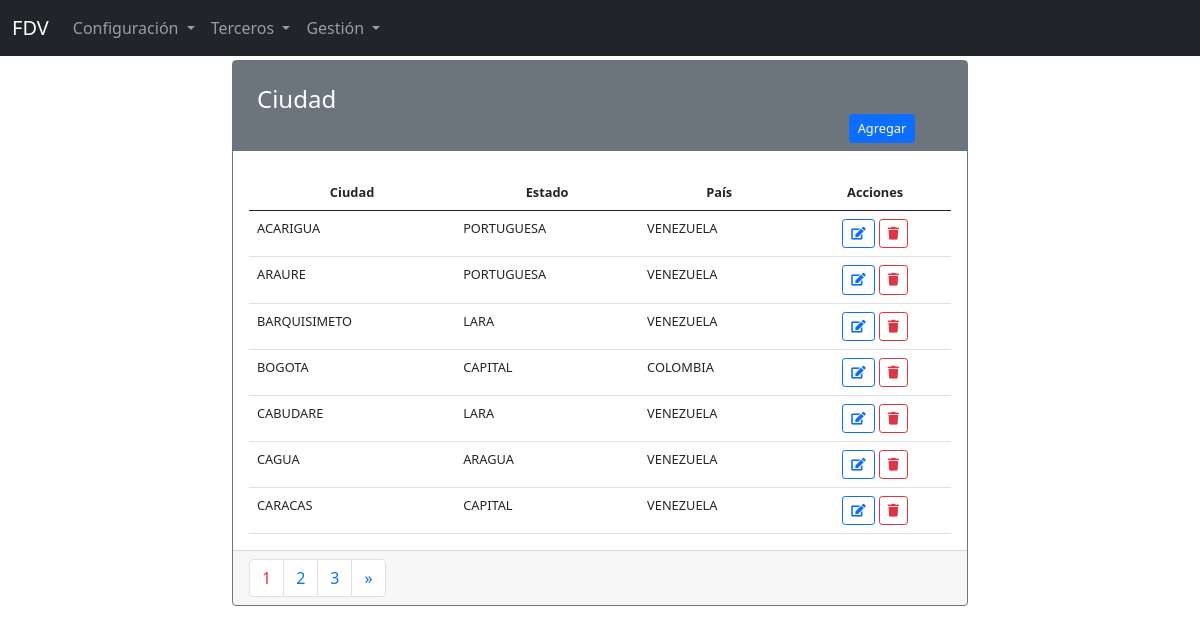
The app's page /base/ciudad with its own data.
### apps/base/models.py (models this page shows, shortened)
class Ciudad(models.Model):
    id = models.BigAutoField(primary_key=True)
    nombre = models.CharField(verbose_name="Nombre", max_length=50, null=False, blank=False)
    estado = models.ForeignKey(Estado, on_delete=models.PROTECT, verbose_name="Estado")
    created_at = models.DateTimeField("Creado", auto_now=True)
    updated_at = models.DateTimeField("Actualizado", auto_now_add=True)
    class Meta:
        db_table = "ciudades"
        verbose_name = "Ciudad"
        verbose_name_plural = "Ciudades"
        ordering = ["nombre", "estado"]

class Estado(models.Model):
    id = models.BigAutoField(primary_key=True)
    nombre = models.CharField(
        verbose_name="Nombre", max_length=50, null=False, blank=False)
    pais = models.ForeignKey(Pais, on_delete=models.PROTECT, default=0, verbose_name="País")
    created_at = models.DateTimeField(auto_now=True)
    updated_at = models.DateTimeField(auto_now_add=True)
    class Meta:
        db_table = "estados"
        verbose_name = "Estado"
        verbose_name_plural = "Estados"
        ordering = ["nombre", "pais"]

class Pais(models.Model):
    id = models.BigAutoField(primary_key=True)
    nombre = models.CharField(
        verbose_name="Nombre", max_length=50, null=False, blank=False)
    created_at = models.DateTimeField(auto_now=True)
    updated_at = models.DateTimeField(auto_now_add=True)
    class Meta:
        db_table = "paises"
        verbose_name = "Pais"
        verbose_name_plural = "Paises"
        ordering = ["nombre"]
    def __str__(self):
        return "%s" % (self.nombre)

### apps/base/views.py (the view)
# urls.py: path('ciudad', CiudadIndex.as_view(), name='ciudad-index'),
class CiudadIndex(ListView):
    template_name = 'base/ciudad/ciudad_index.html'
    model = Ciudad
    paginate_by = 7
    context_object_name = 'ciudades'

### templates/base/ciudad/ciudad_index.html (shortened to what this page needs)
{% extends 'layouts/layout.html' %}
{% load static %}
{% block content %}
<div class="container">
    <div class="row">
        <div class="col-12 col-sm-12 col-md-8 offset-md-2">
          <div class="card border-secondary">
            <div class="card-title text-white bg-secondary">
              <h4 class="text-left m-4 mb-0">Ciudad</h4>
            <div class="container">
            <div class="row">
              <div class="col-2 offset-10 mb-2">
                <a class="btn btn-primary btn-sm fs-7" href="{% url 'base:ciudad-create' %}">Agregar</a>
              </div>
            </div>
            </div>
          </div>
            <div class="card-body">
              <table class="table m-0">
                  <thead>
                      <tr>
                          <th scope="col" class="fs-7 text-center">Ciudad</th>
                          <th scope="col" class="fs-7 text-center">Estado</th>
                          <th scope="col" class="fs-7 text-center">País</th>
                          <th scope="col" class="fs-7 text-center">Acciones</th>
                      </tr>
                  </thead>
                  <tbody>
                      {% if ciudades %}
                          {% for ciudad in ciudades %}
                          <tr>
                              <td class="fs-7">
                                  {{ ciudad.nombre }}
                              </td>
                              <td class="fs-7">
                                  {{ ciudad.estado.nombre }}
                              </td>
                              <td class="fs-7">
                                  {{ ciudad.estado.pais }}
                              </td>
                              <td class="text-center">
                                  <a class="btn btn-outline-primary btn-sm fs-7" href="{% url 'base:ciudad-edit' ciudad.id %}"><i class="fas fa-edit"></i></a>
                                  <a class="btn btn-outline-danger btn-sm confirmation fs-7"  onclick="" href="{% url 'base:ciudad-delete' ciudad.id %}"><i class="fas fa-trash"></i></a>
                              </td>
                          </tr>
                          {% endfor %}
                      {% endif %}
                  </tbody>
              </table>
            </div>
          <div class="card-footer">
            <nav aria-label="Page navigation example">
            {% if is_paginated %}
            <ul class="pagination mb-0">
            {% for i in paginator.page_range %}
            {% if page_obj.number == i %}
                <li class="page-item"><span class="page-link text-danger">{{ i }} </span></li>
            {% else %}
                <li class="page-item"><a class="page-link" href="?page={{ i }}">{{ i }}</a></li>
            {% endif %}
            {% endfor %}
            {% if page_obj.has_next %}
                <li class="page-item"><a class="page-link" href="?page={{ page_obj.next_page_number }}"><span aria-hidden="true">&raquo;</span></a></li>
            {% endif %}
            </ul>
            {% endif %}
            </nav>
          </div>
        </div>
</div>
{% endblock content %}

### templates/layouts/layout.html (shortened to what this page needs)
{% load static %}
<!DOCTYPE html>
<html lang="es">
<head>
    {% block styles %}
        <link href="{% static 'css/bootstrap.css' %}" rel="stylesheet">
        <link href="{% static 'css/fa-all.css' %}" rel="stylesheet">
        <link href="{% static 'css/app.css' %}" rel="stylesheet">
    {% endblock styles %}
</head>
<body>
    {% block nav %}
        {% include 'layouts/nav.html' %}
    {% endblock nav %}
    <div id="app">
        {% block content %}{% endblock content %}
    </div>
</body>
</html>

### templates/layouts/nav.html (shortened to what this page needs)
{% load static %}
<nav class="navbar navbar-expand-lg navbar-dark bg-dark fixed-top">
  <div class="container-fluid">
    <a class="navbar-brand" href="{% url 'index' %}">FDV</a>
    <div class="collapse navbar-collapse" id="navbarNavDropdown">
      <ul class="navbar-nav">
        <li class="nav-item dropdown">
          <a class="nav-link dropdown-toggle" href="#" id="navbarDropdownMenuLink" role="button" data-bs-toggle="dropdown" aria-expanded="false">
            Configuración
          </a>
        </li>
        <li class="nav-item dropdown">
          <a class="nav-link dropdown-toggle" href="#" id="navbarDropdownMenuLink" role="button" data-bs-toggle="dropdown" aria-expanded="false">
            Terceros
          </a>
        </li>
        <li class="nav-item dropdown">
          <a class="nav-link dropdown-toggle" href="#" id="navbarDropdownMenuLink" role="button" data-bs-toggle="dropdown" aria-expanded="false">
            Gestión
          </a>
        </li>
      </ul>
    </div>
  </div>
</nav>

### static/css/fa-all.css (style rules this page uses)
.fa, .fas, .far, .fal, .fad, .fab { -moz-osx-font-smoothing: grayscale; -webkit-font-smoothing: antialiased; display: inline-block; font-style: normal; font-variant: normal; text-rendering: auto; line-height: 1; }
.fa-edit:before { content: "\f044"; }
.fa-trash:before { content: "\f1f8"; }

### static/css/app.css (style rules this page uses)
body { padding-top: 60px !important; }
.fs-7 { font-size: 0.8rem; }

### records on screen
Ciudad: nombre "ACARIGUA", estado.nombre "PORTUGUESA", estado.pais "VENEZUELA"
Ciudad: nombre "ARAURE", estado.nombre "PORTUGUESA", estado.pais "VENEZUELA"
Ciudad: nombre "BARQUISIMETO", estado.nombre "LARA", estado.pais "VENEZUELA"
Ciudad: nombre "BOGOTA", estado.nombre "CAPITAL", estado.pais "COLOMBIA"
Ciudad: nombre "CABUDARE", estado.nombre "LARA", estado.pais "VENEZUELA"
Ciudad: nombre "CAGUA", estado.nombre "ARAGUA", estado.pais "VENEZUELA"
Ciudad: nombre "CARACAS", estado.nombre "CAPITAL", estado.pais "VENEZUELA"

### other values on screen
{{ i }} "1"
{{ i }} "2" "3"
